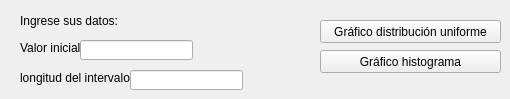
      <widget class="QWidget" name="tab_23">
       <attribute name="title">
        <string>Uniforme</string>
       </attribute>
       <widget class="QLabel" name="label_53">
        <property name="geometry">
         <rect>
          <x>20</x>
          <y>10</y>
          <width>161</width>
          <height>21</height>
         </rect>
        </property>
        <property name="text">
         <string>Ingrese sus datos:</string>
        </property>
       </widget>
       <widget class="QLabel" name="label_2">
        <property name="geometry">
         <rect>
          <x>20</x>
          <y>40</y>
          <width>111</width>
          <height>16</height>
         </rect>
        </property>
        <property name="text">
         <string>Valor inicial: </string>
        </property>
       </widget>
       <widget class="QLabel" name="label_54">
        <property name="geometry">
         <rect>
          <x>20</x>
          <y>70</y>
          <width>131</width>
          <height>16</height>
         </rect>
        </property>
        <property name="text">
         <string>longitud del intervalo:</string>
        </property>
       </widget>
       <widget class="QLineEdit" name="val">
        <property name="geometry">
         <rect>
          <x>80</x>
          <y>40</y>
          <width>113</width>
          <height>20</height>
         </rect>
        </property>
       </widget>
       <widget class="QLineEdit" name="longi">
        <property name="geometry">
         <rect>
          <x>130</x>
          <y>70</y>
          <width>113</width>
          <height>20</height>
         </rect>
        </property>
       </widget>
       <widget class="QPushButton" name="unif">
        <property name="geometry">
         <rect>
          <x>320</x>
          <y>20</y>
          <width>181</width>
          <height>23</height>
         </rect>
        </property>
        <property name="text">
         <string>Gráfico distribución uniforme</string>
        </property>
       </widget>
       <widget class="QPushButton" name="hunif">
        <property name="geometry">
         <rect>
          <x>320</x>
          <y>50</y>
          <width>181</width>
          <height>23</height>
         </rect>
        </property>
        <property name="text">
         <string>Gráfico histograma</string>
        </property>
       </widget>
      </widget>
